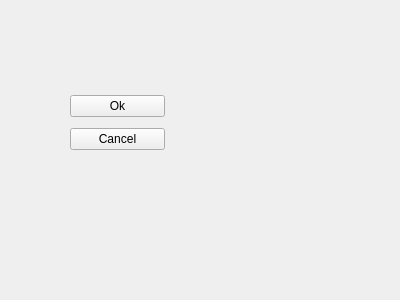
<?xml version="1.0" encoding="UTF-8"?>
<ui version="4.0">
 <class>Form</class>
 <widget class="QWidget" name="Form">
  <property name="geometry">
   <rect>
    <x>0</x>
    <y>0</y>
    <width>400</width>
    <height>300</height>
   </rect>
  </property>
  <property name="windowTitle">
   <string>Form</string>
  </property>
  <widget class="QWidget" name="">
   <property name="geometry">
    <rect>
     <x>70</x>
     <y>90</y>
     <width>95</width>
     <height>65</height>
    </rect>
   </property>
   <layout class="QVBoxLayout" name="verticalLayout">
    <item>
     <widget class="QPushButton" name="pushButton">
      <property name="text">
       <string>Ok</string>
      </property>
     </widget>
    </item>
    <item>
     <widget class="QPushButton" name="pushButton_2">
      <property name="text">
       <string>Cancel</string>
      </property>
     </widget>
    </item>
   </layout>
  </widget>
 </widget>
 <resources/>
 <connections/>
</ui>
